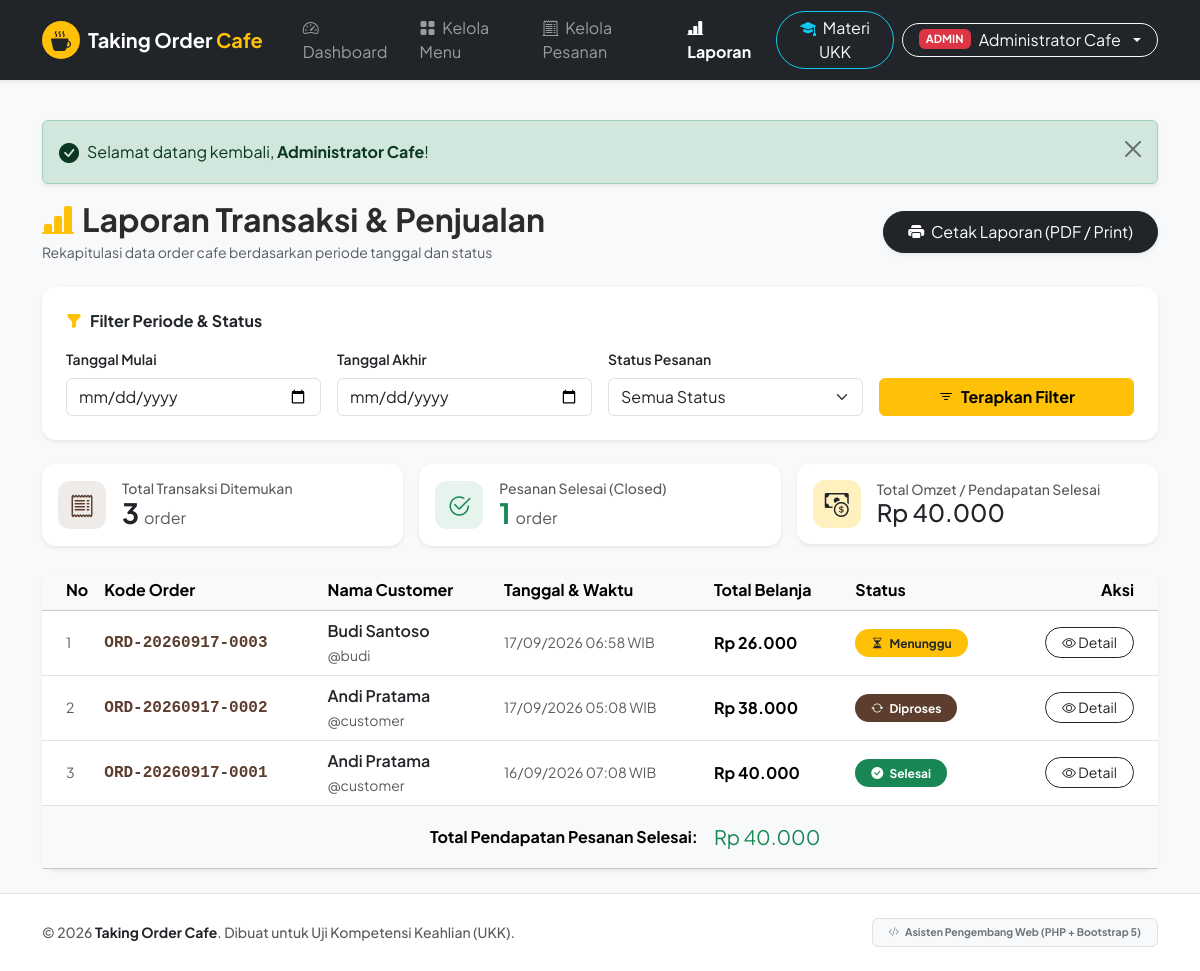
Screenshot of /admin/reports.php (signed in) with the database file from the repository.
### tables this page shows
CREATE TABLE IF NOT EXISTS `orders` (
    `id` INT AUTO_INCREMENT PRIMARY KEY,
    `order_code` VARCHAR(50) NOT NULL UNIQUE,
    `user_id` INT NOT NULL,
    `total` DECIMAL(12, 2) NOT NULL DEFAULT 0.00,
    `status` ENUM('Menunggu', 'Diproses', 'Selesai', 'Dibatalkan') NOT NULL DEFAULT 'Menunggu',
    `created_at` DATETIME DEFAULT CURRENT_TIMESTAMP,
    CONSTRAINT `fk_orders_user` FOREIGN KEY (`user_id`) REFERENCES `users` (`id`) ON DELETE CASCADE ON UPDATE CASCADE
);

CREATE TABLE IF NOT EXISTS `users` (
    `id` INT AUTO_INCREMENT PRIMARY KEY,
    `name` VARCHAR(100) NOT NULL,
    `username` VARCHAR(50) NOT NULL UNIQUE,
    `password` VARCHAR(255) NOT NULL,
    `role` ENUM('admin', 'customer') NOT NULL DEFAULT 'customer',
    `created_at` DATETIME DEFAULT CURRENT_TIMESTAMP
);

### admin/reports.php (the view, shortened to what this page needs)
<?php
require_once __DIR__ . '/../config/database.php';
require_once __DIR__ . '/../includes/functions.php';
$startDate = sanitize($_GET['start_date'] ?? '');
$endDate   = sanitize($_GET['end_date'] ?? '');
$status    = sanitize($_GET['status'] ?? '');
$sql = "SELECT o.*, u.name AS customer_name, u.username AS customer_username
        FROM orders o
        JOIN users u ON o.user_id = u.id
        WHERE 1=1";
$params = [];
$sql .= " ORDER BY o.id DESC";
try {
    $stmt = $pdo->prepare($sql);
    $stmt->execute($params);
    $orders = $stmt->fetchAll();
    $totalOrders = count($orders);
    $totalRevenue = 0;
    $completedCount = 0;
    foreach ($orders as $ord) {
        if ($ord['status'] === 'Selesai') {
            $totalRevenue += (float)$ord['total'];
            $completedCount++;
        }
    }
} catch (PDOException $e) {
    $orders = [];
    $totalOrders = 0;
    $totalRevenue = 0;
    $completedCount = 0;
}
require_once __DIR__ . '/../includes/header.php';
?>
<div class="d-flex flex-column flex-md-row justify-content-between align-items-md-center gap-3 mb-4 no-print">
    <div>
        <h2 class="fw-bold mb-1"><i class="bi bi-bar-chart-line-fill me-2 text-warning"></i>Laporan Transaksi & Penjualan</h2>
        <p class="text-muted small mb-0">Rekapitulasi data order cafe berdasarkan periode tanggal dan status</p>
    </div>
    <div class="d-flex gap-2">
        <button onclick="window.print()" class="btn btn-dark rounded-pill px-4 py-2 shadow-sm">
            <i class="bi bi-printer-fill me-1"></i> Cetak Laporan (PDF / Print)
        </button>
    </div>
</div>
<div class="card border-0 shadow-sm p-4 mb-4 bg-white no-print">
    <h6 class="fw-bold mb-3"><i class="bi bi-funnel-fill text-warning me-2"></i>Filter Periode & Status</h6>
    <form action="<?php echo base_url('admin/reports.php'); ?>" method="GET" class="row g-3 align-items-end">
        <div class="col-md-3">
            <label for="startDate" class="form-label small fw-semibold">Tanggal Mulai</label>
            <input type="date" name="start_date" id="startDate" class="form-control" value="<?php echo htmlspecialchars($startDate); ?>">
        </div>
        <div class="col-md-3">
            <label for="endDate" class="form-label small fw-semibold">Tanggal Akhir</label>
            <input type="date" name="end_date" id="endDate" class="form-control" value="<?php echo htmlspecialchars($endDate); ?>">
        </div>
        <div class="col-md-3">
            <label for="statusFilter" class="form-label small fw-semibold">Status Pesanan</label>
            <select name="status" id="statusFilter" class="form-select">
                <option value="all" <?php echo ($status === 'all' || empty($status)) ? 'selected' : ''; ?>>Semua Status</option>
            </select>
        </div>
        <div class="col-md-3 d-flex gap-2">
            <button type="submit" class="btn btn-warning fw-bold w-100">
                <i class="bi bi-filter me-1"></i> Terapkan Filter
            </button>
        </div>
    </form>
</div>
<div class="row g-3 mb-4">
    <div class="col-md-4">
        <div class="card stat-card shadow-sm border-0 p-3 bg-white">
            <div class="d-flex align-items-center gap-3">
                <div class="stat-icon-box bg-primary bg-opacity-10 text-primary">
                    <i class="bi bi-receipt"></i>
                </div>
                <div>
                    <h6 class="text-muted small mb-0">Total Transaksi Ditemukan</h6>
                    <h3 class="fw-bold mb-0"><?php echo $totalOrders; ?> <span class="fs-6 fw-normal text-muted">order</span></h3>
                </div>
            </div>
        </div>
    </div>
    <div class="col-md-4">
        <div class="card stat-card shadow-sm border-0 p-3 bg-white">
            <div class="d-flex align-items-center gap-3">
                <div class="stat-icon-box bg-success bg-opacity-10 text-success">
                    <i class="bi bi-check2-circle"></i>
                </div>
                <div>
                    <h6 class="text-muted small mb-0">Pesanan Selesai (Closed)</h6>
                    <h3 class="fw-bold mb-0 text-success"><?php echo $completedCount; ?> <span class="fs-6 fw-normal text-muted">order</span></h3>
                </div>
            </div>
        </div>
    </div>
    <div class="col-md-4">
        <div class="card stat-card shadow-sm border-0 p-3 bg-white">
            <div class="d-flex align-items-center gap-3">
                <div class="stat-icon-box bg-warning bg-opacity-25 text-dark">
                    <i class="bi bi-cash-coin"></i>
                </div>
                <div>
                    <h6 class="text-muted small mb-0">Total Omzet / Pendapatan Selesai</h6>
                    <h4 class="fw-extrabold mb-0 text-dark"><?php echo format_rupiah($totalRevenue); ?></h4>
                </div>
            </div>
        </div>
    </div>
</div>
<div class="card border-0 shadow-sm">
    <div class="card-body p-0">
        <?php if (empty($orders)): ?>
            <div class="text-center py-5">
                <i class="bi bi-journal-x fs-1 text-muted"></i>
                <h5 class="fw-bold mt-3 mb-1">Tidak Ada Data Transaksi</h5>
                <p class="text-muted small">Tidak ditemukan catatan pesanan pada rentang tanggal atau status yang dipilih.</p>
            </div>
        <?php else: ?>
            <div class="table-responsive">
                <table class="table table-hover align-middle mb-0">
                    <thead class="table-light">
                        <tr>
                            <th class="ps-4" style="width: 50px;">No</th>
                            <th>Kode Order</th>
                            <th>Nama Customer</th>
                            <th>Tanggal & Waktu</th>
                            <th>Total Belanja</th>
                            <th>Status</th>
                            <th class="text-end pe-4 no-print">Aksi</th>
                        </tr>
                    </thead>
                    <tbody>
                        <?php $no = 1; foreach ($orders as $order): ?>
                            <tr>
                                <td class="ps-4 text-muted small"><?php echo $no++; ?></td>
                                <td class="fw-bold font-monospace text-primary">
                                    <?php echo htmlspecialchars($order['order_code']); ?>
                                </td>
                                <td>
                                    <div class="fw-semibold text-dark"><?php echo htmlspecialchars($order['customer_name']); ?></div>
                                    <small class="text-muted">@<?php echo htmlspecialchars($order['customer_username']); ?></small>
                                </td>
                                <td class="text-muted small">
                                    <?php echo date('d/m/Y H:i', strtotime($order['created_at'])); ?> WIB
                                </td>
                                <td class="fw-bold">
                                    <?php echo format_rupiah($order['total']); ?>
                                </td>
                                <td>
                                    <?php echo render_status_badge($order['status']); ?>
                                </td>
                                <td class="text-end pe-4 no-print">
                                    <a href="<?php echo base_url('admin/order-detail.php?id=' . $order['id']); ?>" class="btn btn-sm btn-outline-dark rounded-pill px-3">
                                        <i class="bi bi-eye"></i> Detail
                                    </a>
                                </td>
                            </tr>
                        <?php endforeach; ?>
                    </tbody>
                    <tfoot class="table-light">
                        <tr>
                            <td colspan="4" class="text-end fw-bold py-3 ps-4">Total Pendapatan Pesanan Selesai:</td>
                            <td colspan="3" class="fs-5 fw-extrabold text-success py-3 pe-4">
                                <?php echo format_rupiah($totalRevenue); ?>
                            </td>
                        </tr>
                    </tfoot>
                </table>
            </div>
        <?php endif; ?>
    </div>
</div>
<?php require_once __DIR__ . '/../includes/footer.php'; ?>

### includes/functions.php (shortened to what this page needs)
<?php
function base_url($path = '') {
    static $base = null;
    if ($base === null) {
        $docRoot = isset($_SERVER['DOCUMENT_ROOT']) ? str_replace('\\', '/', realpath($_SERVER['DOCUMENT_ROOT'])) : '';
        $appRoot = str_replace('\\', '/', realpath(__DIR__ . '/..'));
        if (!empty($docRoot) && strpos($appRoot, $docRoot) === 0) {
            $base = substr($appRoot, strlen($docRoot));
        } else {
            $scriptDir = str_replace('\\', '/', dirname($_SERVER['SCRIPT_NAME'] ?? ''));
            $parts = explode('/', trim($scriptDir, '/'));
            $base = isset($parts[0]) && $parts[0] !== '' ? '/' . $parts[0] : '';
        }
        $base = '/' . trim($base, '/');
    }
    return $base . '/' . ltrim($path, '/');
}
function sanitize($data) {
    return htmlspecialchars(trim((string)$data), ENT_QUOTES, 'UTF-8');
}
function format_rupiah($number) {
    return 'Rp ' . number_format((float)$number, 0, ',', '.');
}
function render_status_badge($status) {
    $badgeClass = 'bg-secondary';
    $icon = 'bi-clock';
    switch ($status) {
        case 'Menunggu':
            $badgeClass = 'bg-warning text-dark';
            $icon = 'bi-hourglass-split';
            break;
        case 'Diproses':
            $badgeClass = 'bg-primary text-white';
            $icon = 'bi-arrow-repeat';
            break;
        case 'Selesai':
            $badgeClass = 'bg-success text-white';
            $icon = 'bi-check-circle-fill';
            break;
    }
    return '<span class="badge ' . $badgeClass . ' px-3 py-2 rounded-pill"><i class="bi ' . $icon . ' me-1"></i> ' . htmlspecialchars($status) . '</span>';
}
function render_flash_message() {
    if (isset($_SESSION['flash_message'])) {
        $flash = $_SESSION['flash_message'];
        $type = htmlspecialchars($flash['type']);
        $msg = strip_tags($flash['message'], '<strong><b><em><code><i><small><span>');
        $icon = 'bi-info-circle';
        if ($type === 'success') {
            $icon = 'bi-check-circle-fill';
        } elseif ($type === 'danger') {
            $icon = 'bi-exclamation-octagon-fill';
        } elseif ($type === 'warning') {
            $icon = 'bi-exclamation-triangle-fill';
        }
        echo '<div class="alert alert-' . $type . ' alert-dismissible fade show my-3 shadow-sm d-flex align-items-center" role="alert">';
        echo '<i class="bi ' . $icon . ' fs-5 me-2"></i>';
        echo '<div>' . $msg . '</div>';
        echo '<button type="button" class="btn-close" data-bs-dismiss="alert" aria-label="Close"></button>';
        echo '</div>';
    }
}

### assets/css/style.css (style rules this page uses)
:root { --bs-primary: #5c3d2e; --bs-primary-rgb: 92, 61, 46; --font-family-base: 'Plus Jakarta Sans', system-ui, -apple-system, sans-serif; }
body { font-family: var(--font-family-base); color: #2b2b2b; background-color: #f8f9fa; -webkit-font-smoothing: antialiased; }
.card { border-radius: 14px; transition: transform 0.2s ease, box-shadow 0.2s ease; }
.stat-card { border-radius: 14px; border: none; transition: all 0.2s; }
.stat-icon-box { width: 48px; height: 48px; border-radius: 12px; display: flex; align-items: center; justify-content: center; font-size: 1.5rem; }

### rows the page displays
orders: order_code "ORD-20260917-0003", user.name "Budi Santoso", user.username "budi", created_at "17/09/2026 06:58", total "Rp 26.000", status "Menunggu"
orders: order_code "ORD-20260917-0002", user.name "Andi Pratama", user.username "customer", created_at "17/09/2026 05:08", total "Rp 38.000", status "Diproses"
orders: order_code "ORD-20260917-0001", user.name "Andi Pratama", user.username "customer", created_at "16/09/2026 07:08", total "Rp 40.000", status "Selesai"

### other values shown
$role "ADMIN"
$currentUser['name'] "Administrator Cafe"
strip_tags($flash['message'], '<strong><b><em><code><i><small><span>') "Selamat datang kembali, Administrator Cafe !"
$totalOrders "3"
$completedCount "1"
format_rupiah($totalRevenue) "Rp 40.000"
